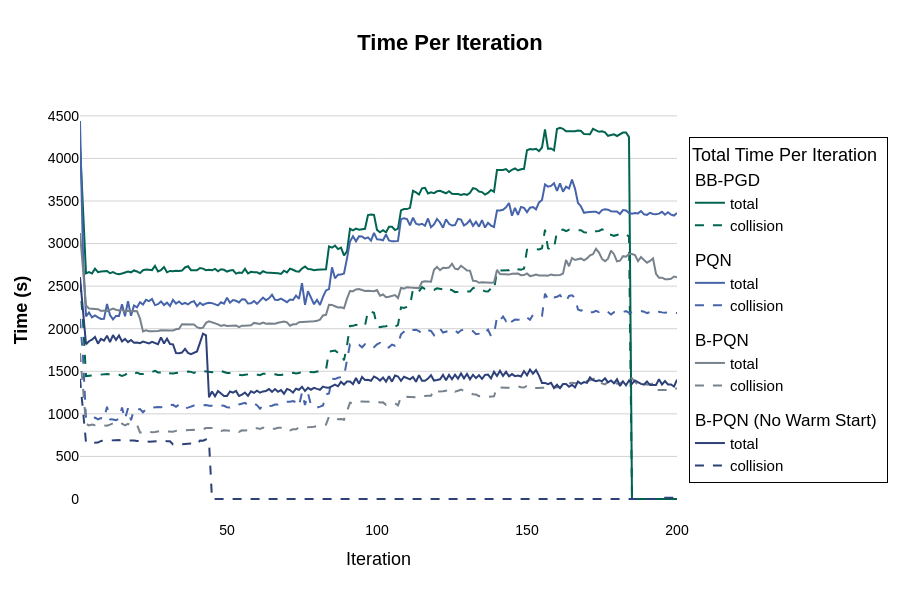

Notebook source saved alongside this figure:
### Code cell
## Plot the timing info per iteration for each algorithm 
fig = go.Figure()
## Loop through the columns of the data matrix and make a line for each algorithm 
for i, name in zip(range(matrix.shape[1]), algoNames):
    fig.add_trace(go.Scatter(
        x=iters,
        y=matrix[:, i],
        mode='lines',
        name="total",
        legendgroup=name,
        legendgrouptitle=dict(text=name),
        line_color=solid_colors[i],
    ))
    fig.add_trace(go.Scatter(
        x=iters,
        y=cMatrix[:, i],
        mode='lines',
        name="collision",
        legendgroup=name,
        line_color=solid_colors[i],
        line_dash="dash"
    ))

## Update the Layout
fig.update_layout(
    title=dict(
        x=0.5,
        text="<b>Time Per Iteration</b>",
        font=dict(size=22) 
    ),
    xaxis=dict(
        title="Iteration", 
        # tickvals=np.arange(start=0, stop=len(labels)),
        # ticktext=[f'{yr}<br>{name}' for name, yr in zip(labels,climberBestYears)],
        # range=[-0.6, len(labels)-.4],
        # zeroline=False,
        showgrid=False,
        tickfont=dict(size=14),   
        title_font=dict(size=18)
    ),
    yaxis=dict(
        title='<b>Time (s)</b>',
        # tickvals=bin_centers,
        # ticktext=[SCORE_TO_FONT.get(int(t), t) for t in bin_centers],
        gridcolor='lightgrey',
        tickfont=dict(size=14),   
        title_font=dict(size=18)
    ),
    legend=dict(
        title=dict(
            text="Total Time Per Iteration",
            font_size=18
        ),
        orientation="v",      # Vertical orientation is standard for side legends
        yanchor="middle",     # Centers the legend vertically relative to the 'y' value
        y=0.5,                # Places legend at the vertical midpoint (50%)
        xanchor="left",       # Anchors the left side of the legend to the 'x' coordinate
        x=1.02,               # Moves it slightly to the right of the plot area
        bgcolor='rgba(255, 255, 255, 0.5)', # Optional: semi-transparent background
        bordercolor="Black",
        borderwidth=1
    ),
    font=dict(
        family="Arial, sans-serif", # Clean, web-safe font
        size=15,                   # Global default size
        color="black"
    ),
    hovermode='x unified',
    barmode='overlay', # Crucial for overlapping All/FA/Flash
    plot_bgcolor='white',
    # Increase the right margin so the legend doesn't get cut off
    margin=dict(r=150),
    height=600,
    autosize=True
)

config = {'responsive': True}
fig.show(config=config)

## Save to pdf file
# fig.write_image("totalTiming.pdf", width=800, height=600, scale=2)

## Save the figure as a standalone interactive HTML file
# html_file = '.html'
# height_script = """
#     var sendHeight = function() {
#         var height = document.body.scrollHeight;
#         window.parent.postMessage({ 'height': height }, "*");
#     };
#     window.onload = sendHeight;
#     // Also send height if the window is resized
#     window.onresize = sendHeight;
# """
# fig.write_html(os.path.join(FIG_DIR, html_file), full_html=True, include_plotlyjs='cdn', config=config, post_script=height_script)

### Figure 1 — Plotly figure (JSON) as saved in the notebook; plotly's stock layout.template omitted (floating-point values rounded to 4 significant figures; data arrays with more than 128 entries replaced by an {"elided": "..."} marker saying what was removed)
{"data": [{"legendgroup": "BB-PGD", "legendgrouptitle": {"text": "BB-PGD"}, "line": {"color": "#006450"}, "mode": "lines", "name": "total", "type": "scatter", "x": {"elided": "200 int values"}, "y": {"elided": "200 float values"}}, {"legendgroup": "BB-PGD", "line": {"color": "#006450", "dash": "dash"}, "mode": "lines", "name": "collision", "type": "scatter", "x": {"elided": "200 int values"}, "y": {"elided": "200 float values"}}, {"legendgroup": "PQN", "legendgrouptitle": {"text": "PQN"}, "line": {"color": "#4664AA"}, "mode": "lines", "name": "total", "type": "scatter", "x": {"elided": "200 int values"}, "y": {"elided": "200 float values"}}, {"legendgroup": "PQN", "line": {"color": "#4664AA", "dash": "dash"}, "mode": "lines", "name": "collision", "type": "scatter", "x": {"elided": "200 int values"}, "y": {"elided": "200 float values"}}, {"legendgroup": "B-PQN", "legendgrouptitle": {"text": "B-PQN"}, "line": {"color": "#78828C"}, "mode": "lines", "name": "total", "type": "scatter", "x": {"elided": "200 int values"}, "y": {"elided": "200 float values"}}, {"legendgroup": "B-PQN", "line": {"color": "#78828C", "dash": "dash"}, "mode": "lines", "name": "collision", "type": "scatter", "x": {"elided": "200 int values"}, "y": {"elided": "200 float values"}}, {"legendgroup": "B-PQN (No Warm Start)", "legendgrouptitle": {"text": "B-PQN (No Warm Start)"}, "line": {"color": "#2D4178"}, "mode": "lines", "name": "total", "type": "scatter", "x": {"elided": "200 int values"}, "y": {"elided": "200 float values"}}, {"legendgroup": "B-PQN (No Warm Start)", "line": {"color": "#2D4178", "dash": "dash"}, "mode": "lines", "name": "collision", "type": "scatter", "x": {"elided": "200 int values"}, "y": {"elided": "200 float values"}}], "layout": {"autosize": true, "barmode": "overlay", "font": {"color": "black", "family": "Arial, sans-serif", "size": 15}, "height": 600, "hovermode": "x unified", "legend": {"bgcolor": "rgba(255, 255, 255, 0.5)", "bordercolor": "Black", "borderwidth": 1, "orientation": "v", "title": {"font": {"size": 18}, "text": "Total Time Per Iteration"}, "x": 1.02, "xanchor": "left", "y": 0.5, "yanchor": "middle"}, "margin": {"r": 150}, "plot_bgcolor": "white", "title": {"font": {"size": 22}, "text": "<b>Time Per Iteration</b>", "x": 0.5}, "xaxis": {"showgrid": false, "tickfont": {"size": 14}, "title": {"font": {"size": 18}, "text": "Iteration"}}, "yaxis": {"gridcolor": "lightgrey", "tickfont": {"size": 14}, "title": {"font": {"size": 18}, "text": "<b>Time (s)</b>"}}}}
